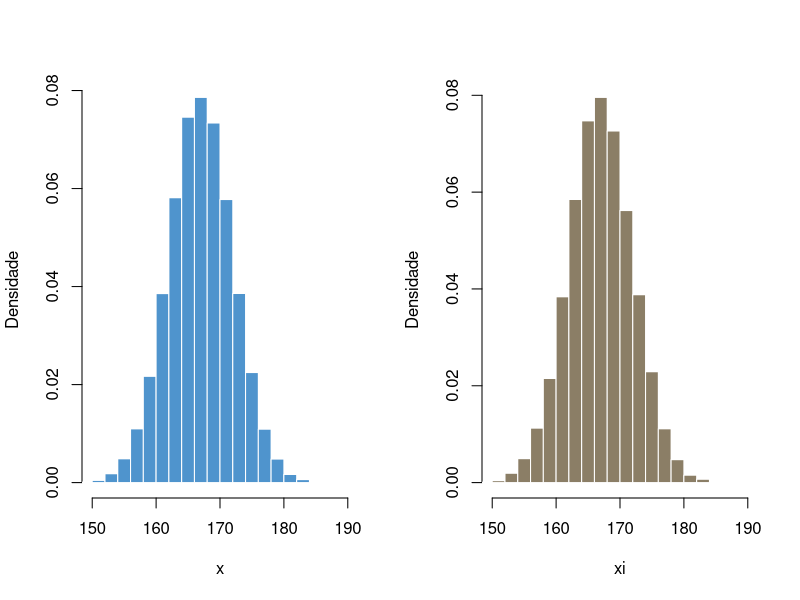
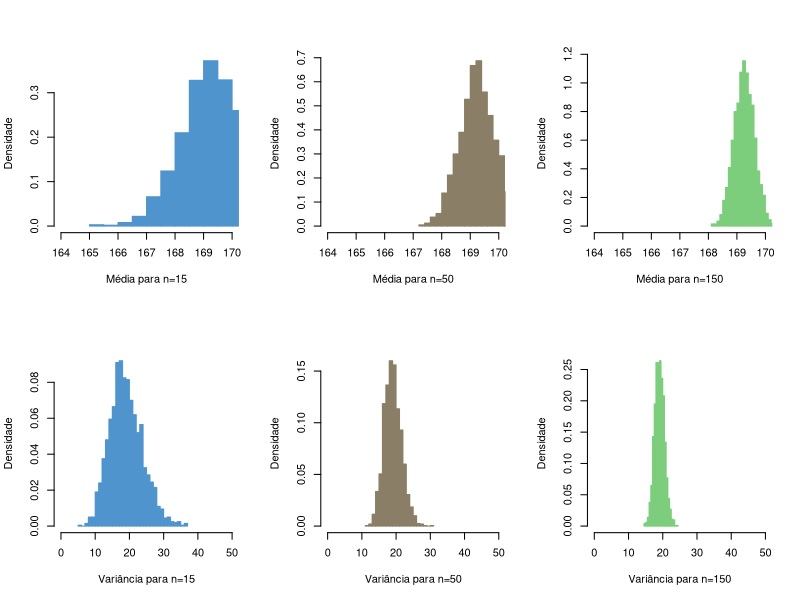
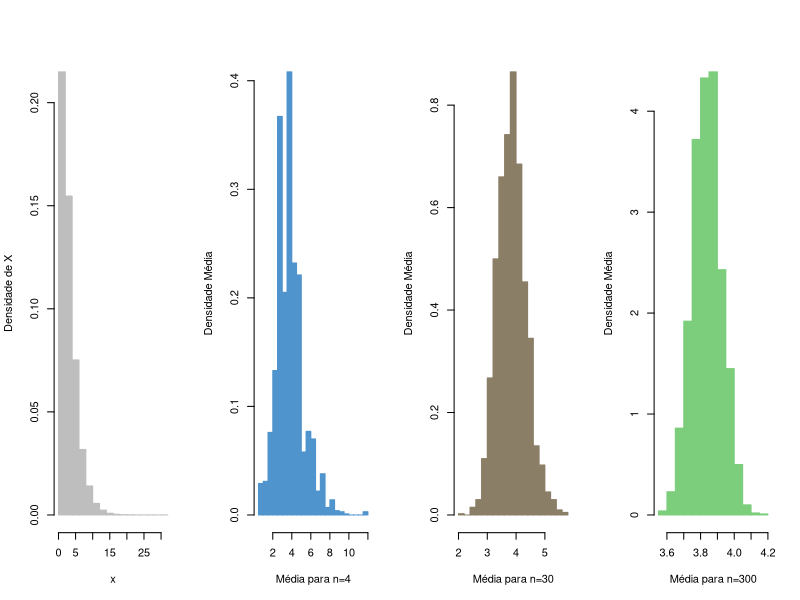

Generate these figures, in order, with R:
## ---- chunk 1
#| echo = TRUE,
#| fig.cap = "Distribuição de probabilidade de X e da primeira medição de X, ou seja, Xi",
#| fig.height = 3.5,
#| fig.width = 6
# Mostrando que Xi tem a mesma distribuição de X
 # Simulamos a distribuição de alturas, X, E(X)=167 e DP(X)=5
 x_alt<-rnorm(100000,mean=167, sd= 5)

 # Vamos fazer a primeira medição de X, ou seja, sortear somente o 
 # primeiro elemento Xi. 
   # Iremos repetir a primeira medição 100.000, ou seja, repetimos o 
   # sorteio de Xi 100 mil vezes
   
# 1 - Criamos uma vetor numérico
xi<-numeric()

# 2 - Sorteamos de X os valores com reposição e criamos o vetor Xi
for ( i in 1:100000){
  xi[i]<-sample(x_alt,size = 1, replace=TRUE)
}  

# 3 - Agora plotamos X e Xi para ver se há diferença na distribuição
par(mfrow=c(1,2))
hist(x_alt, col="steelblue3", border="white",freq = FALSE, ylab="Densidade",
     xlab="x",main="", xlim=c(150, 190), breaks=20)
hist(xi, col="wheat4", border="white",freq = FALSE, ylab="Densidade",
     xlab="xi",main="", xlim=c(150, 190),breaks=20)
## ---- chunk 2
#| echo = TRUE,
#| fig.cap = "Distribuição amostral da média para diferentes tamanos amostrais",
#| fig.height = 3.5,
#| fig.width = 6
#Exemplo extraído de Bussab e Morettin

# Simulando uma variável com distribuição normal. 
x_normal<-rnorm(10000,mean=167, sd= 5)

# Criando os vetores numéricos 
# Media e variancia para amostras de tam 15, 50 E 150
xbar15<-numeric()
var_amostral15<-numeric()
xbar50<-numeric()
var_amostral50<-numeric()
xbar150<-numeric()
var_amostral150<-numeric()

# Extraindo duas mil amostras de 15, 50 e 150 elementos e fazendo a média e 
  # variância para cada uma das amostras. Teremos 2000 médias e 2000 variâncias 
  #para cada tamanho de amostra (15, 50 3 150)
for ( i in 1:2000){
  smp<-sample(x_normal,size = 15)
  xbar15[i]<-mean(x_normal[smp])
  var_amostral15[i]<-var(x_normal[smp])
  
  smp<-sample(x_normal,size = 50)
  xbar50[i]<-mean(x_normal[smp])
  var_amostral50[i]<-var(x_normal[smp])
  
  smp<-sample(x_normal,size = 150)
  xbar150[i]<-mean(x_normal[smp])
  var_amostral150[i]<-var(x_normal[smp])
}

par(mfrow=c(2,3))
hist(xbar15, col="steelblue3",freq = FALSE, breaks = 25,main="",
     xlim=c(164, 170), ylab="Densidade", xlab="Média para n=15",
     border="steelblue3")
hist(xbar50, col="wheat4", freq = FALSE, breaks = 25, main="",
     xlim=c(164, 170), ylab="Densidade", xlab="Média para n=50",
     border="wheat4")
hist(xbar150, col="palegreen3",freq = FALSE, breaks = 25, main="",
     xlim=c(164, 170), ylab="Densidade", xlab="Média para n=150",
     border="palegreen3")
hist(var_amostral15, col="steelblue3", freq = FALSE, breaks = 25, main="",
     xlim=c(0, 50), ylab="Densidade", xlab="Variância para n=15",
     border="steelblue3")
hist(var_amostral50, col="wheat4", freq = FALSE, breaks = 25, main="",
     xlim=c(0, 50), ylab="Densidade", xlab="Variância para n=50", 
     border="wheat4")
hist(var_amostral150, col="palegreen3", freq = FALSE, breaks = 25, main="",
     xlim=c(0, 50), ylab="Densidade", xlab="Variância para n=150",
     border="palegreen3")


## ---- chunk 3
#| echo = TRUE
# Vamos fazer a media das medias calculadas para 15, 50 e 150 com 
  # 2 mil rodadas de amostragem
mean(xbar15)
mean(xbar50)
mean(xbar150)

## ---- chunk 4
#| echo = TRUE
# Vamos fazer a variância das médias calculadas para 15, 50 e 150 com 
  # 2 mil rodadas de amostragem
var(xbar15)
var(xbar50)
var(xbar150)

## ---- chunk 5
#| echo = TRUE,
#| fig.cap = "Distribuição amostral da média para diferentes tamanos amostrais",
#| fig.height = 3.5,
#| fig.width = 7
# Distribuição amostral da média quando X tem dist Chi-Quadrado. 
# Simulando uma distribuição chiquadrado
x_chisq<-rchisq(100000,df=3)

#Inicializando as variaveis como vetores numericos
## Media e variancia para amostras de tam 15
x_chi4<-numeric()
## Media e variancia para amostras de tam 300
x_chi30<-numeric()
## Media e variancia para amostras de tam 1000
x_chi1000<-numeric()

for ( i in 1:2000){
  smp<-sample(x_chisq,size = 4)
  x_chi4[i]<-mean(x_chisq[smp])
  
  smp<-sample(x_chisq,size = 30)
  x_chi30[i]<-mean(x_chisq[smp])

  smp<-sample(x_chisq,size = 1000)
  x_chi1000[i]<-mean(x_chisq[smp])

}

##  Figura 
par(mfrow=c(1,4))
hist(x_chisq, col="gray", border="gray",freq = FALSE, main="",
     ylab="Densidade de X", xlab="x")
hist(x_chi4, col="steelblue3", freq = FALSE, breaks = 20, main="",
      ylab="Densidade Média", xlab="Média para n=4",
     border="steelblue3")
hist(x_chi30, col="wheat4", freq = FALSE, breaks = 20, main="",
      ylab="Densidade Média", xlab="Média para n=30", 
     border="wheat4")
hist(x_chi1000, col="palegreen3", freq = FALSE, breaks = 20, main="",
      ylab="Densidade Média", xlab="Média para n=300",
     border="palegreen3")


## ---- chunk 6
#| echo = TRUE
# Utilizando a tabela normal vimos que para alpha de 5% o 
  #valor de Zc é 1,96, sendo p=0.4 e q=0.6

# para uma margem de erro de 2 pontos para cima e para 
#baixo,tem-se 
1.96^2*0.4*0.6/(0.02^2)  # Tamanho amostral

(1.96^2*0.4*0.6/(0.02^2))*53 # Custo da pesquisa

# para uma margem de erro de 1.5 pontos para cima e para 
#baixo,tem-se 
1.96^2*0.4*0.6/(0.015^2)  # Tamanho amostral

(1.96^2*0.4*0.6/(0.015^2))*53 # Custo da pesquisa

# para uma margem de erro de 1 pontos para cima e para 
#baixo,tem-se 
1.96^2*0.4*0.6/(0.01^2)  # Tamanho amostral

(1.96^2*0.4*0.6/(0.01^2))*53 # Custo da pesquisa


# para uma margem de erro de 1 pontos para cima e para 
#baixo,tem-se 
1.96^2*0.4*0.6/(0.005^2)  # Tamanho amostral

(1.96^2*0.4*0.6/(0.005^2))*53 # Custo da pesquisa
